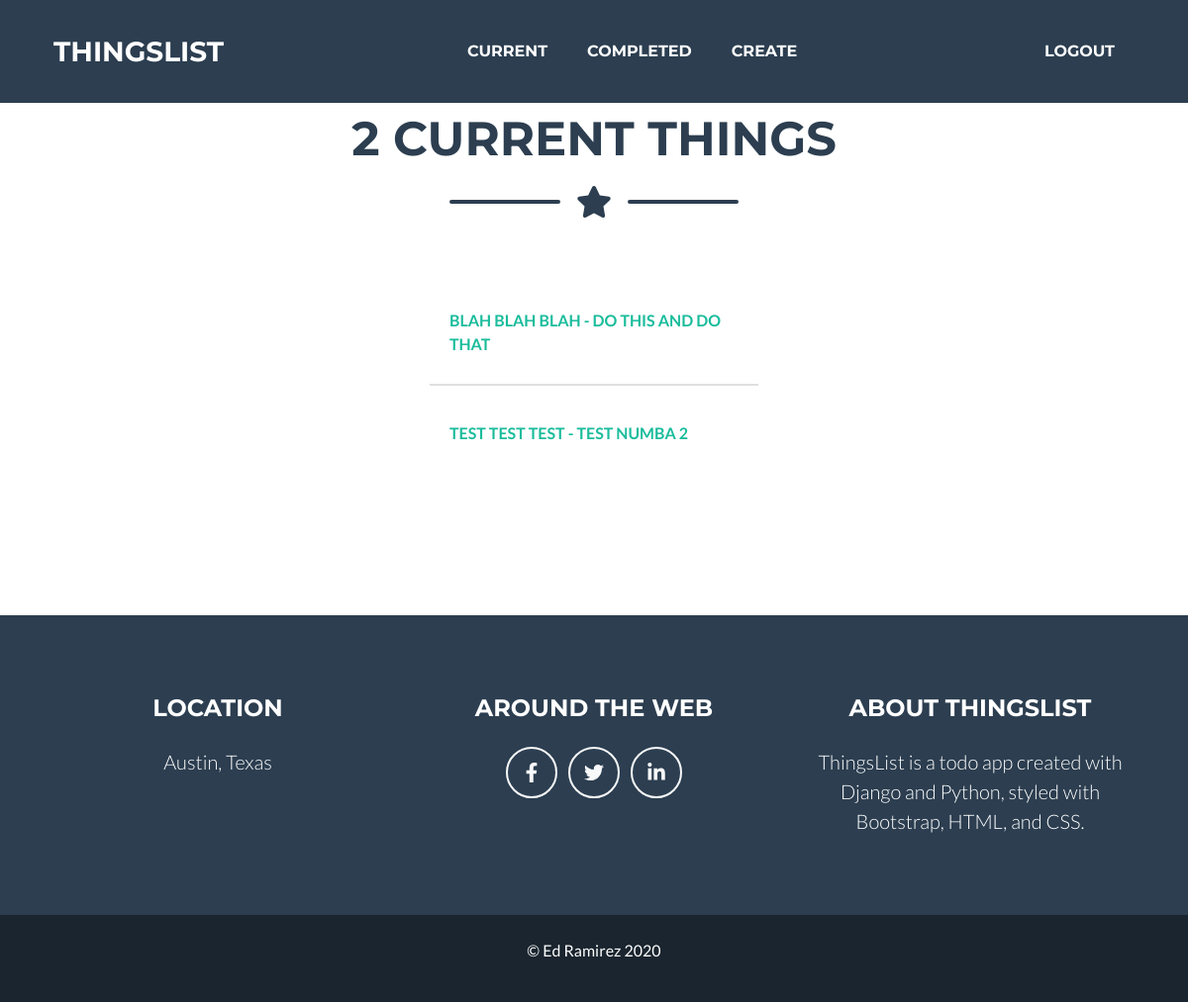
The page /current/ (signed in) on the database as committed earlier.
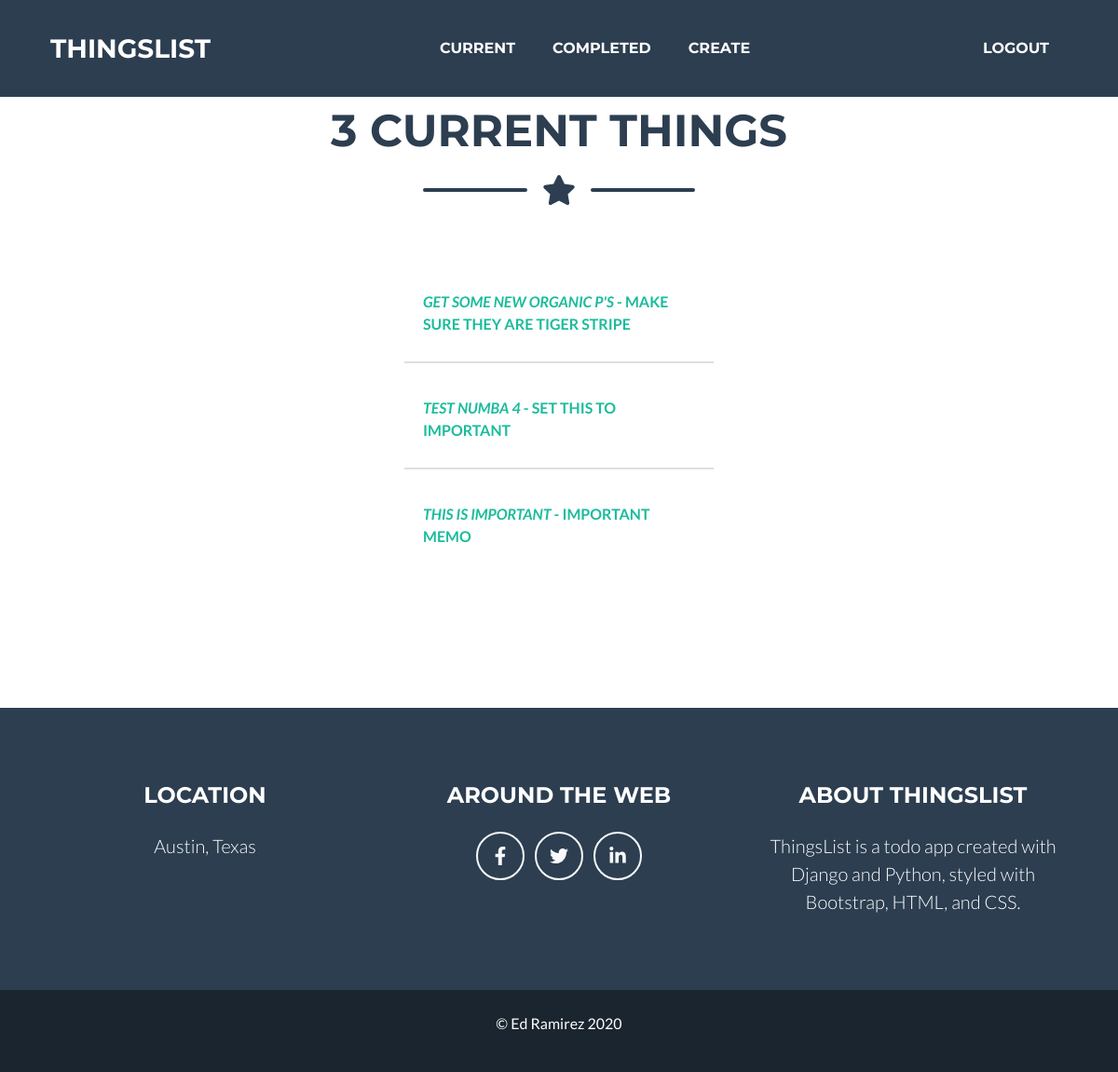
The same page on the database as committed later.
### things/models.py (models this page shows, shortened)
class Things(models.Model):
    title = models.CharField(max_length=100)
    memo = models.TextField(blank=True)
    created = models.DateTimeField(auto_now_add=True)
    datecompleted = models.DateTimeField(null=True, blank=True)
    important = models.BooleanField(default=False)
    user = models.ForeignKey(User, on_delete=models.CASCADE)

### things/views.py (the view)
@login_required
def currentthings(request):
    newthings = Things.objects.filter(user=request.user, datecompleted__isnull=True)
    return render(request, 'things/currentthings.html', {'things':newthings})

### things/templates/things/currentthings.html (shortened to what this page needs)
{% extends 'things/base.html' %}
{% block content %}
<br/>
  <section class="page-section current" id="currentthings">
    <div class="container">
        {% if things %}
            <h2 class="page-section-heading text-center text-uppercase text-secondary mb-0">
              {{ things.count }} Current Thing{{ things.count|pluralize }}
            </h2>
        {% else %}
            <h2 class="page-section-heading text-center text-uppercase text-secondary mb-0">
              Current Things
            </h2>
        {% endif %}
        <div class="divider-custom">
            <div class="divider-custom-line"></div>
            <div class="divider-custom-icon"><i class="fas fa-star"></i></div>
            <div class="divider-custom-line"></div>
        </div>
        <div class="row justify-content-center mt-5">
            <div class="col-md-6 col-lg-4 mb-5">
              {% if things %}
                <div class="list-group-flush">
                  {% for newthings in things %}
                    <a href="{% url 'viewthing' newthings.id %}" class="list-group-item" style="text-decoration:none"><p class="text-uppercase font-weight-bold mt-4">
                    {% if newthings.important %}<i>{% endif %} {{ newthings.title }} {% if newthings.important %}</i>{% endif %}
                    {% if newthings.memo %} - {{ newthings.memo}} {% endif %}
                    </p>
                    </a>
                  {% endfor %}
                </div>
            {% endif %}
            </div>
        </div>
      </div>
    </section>
{% endblock %}

### things/templates/things/base.html (shortened to what this page needs)
{% load static %}
<!DOCTYPE html>
<html lang="en">
  <head>
      <link href="{% static 'things/styles.css' %}" rel="stylesheet" />
  </head>
  <body id="page-top">
  <nav class="navbar navbar-expand-lg bg-secondary text-uppercase fixed-top" id="mainNav">
    <div class="container">
      <a class="navbar-brand js-scroll-trigger" href="{% url 'home' %}">ThingsList</a>
      <div class="collapse navbar-collapse" id="navbarResponsive">
        {% if user.is_authenticated %}
          <ul class="navbar-nav ml-auto">
              <li class="nav-item mx-0 mx-lg-1">
                <a class="nav-link py-3 px-0 px-lg-3 rounded js-scroll-trigger" href="{% url 'currentthings' %}">Current</a>
              </li>
              <li class="nav-item mx-0 mx-lg-1">
                <a class="nav-link py-3 px-0 px-lg-3 rounded js-scroll-trigger" href="{% url 'completedthings' %}">Completed</a>
              </li>
              <li class="nav-item mx-0 mx-lg-1">
                <a class="nav-link py-3 px-0 px-lg-3 rounded js-scroll-trigger" href="{% url 'createthings' %}">Create</a>
              </li>
          </ul>
        {% endif %}
          <ul class="navbar-nav ml-auto">
            {% if user.is_authenticated %}
              <li class="nav-item mx-0 mx-lg-1">
                <a class="nav-link py-3 px-0 px-lg-3 rounded js-scroll-trigger" href="#" onclick="$('#signOutBtn').click()">Logout</a>
              </li>
            {% endif %}
          </ul>
      </div>
    </div>
  </nav>
{% block content %}{% endblock %}
    <footer class="footer text-center">
      <div class="container">
        <div class="row">
          <div class="col-lg-4 mb-5 mb-lg-0">
              <h4 class="text-uppercase mb-4">Location</h4>
              <p class="lead mb-0">
                  Austin, Texas
              </p>
          </div>
          <div class="col-lg-4 mb-5 mb-lg-0">
              <h4 class="text-uppercase mb-4">Around the Web</h4>
              <a class="btn btn-outline-light btn-social mx-1" href="#!"><i class="fab fa-fw fa-facebook-f"></i></a>
              <a class="btn btn-outline-light btn-social mx-1" href="#!"><i class="fab fa-fw fa-twitter"></i></a>
              <a class="btn btn-outline-light btn-social mx-1" href="#!"><i class="fab fa-fw fa-linkedin-in"></i></a>
          </div>
          <div class="col-lg-4">
              <h4 class="text-uppercase mb-4">About ThingsList</h4>
              <p class="lead mb-0">
                  ThingsList is a todo app created with Django and Python, styled with Bootstrap, HTML, and CSS.
              </p>
          </div>
        </div>
      </div>
    </footer>
        <div class="copyright py-4 text-center text-white">
            <div class="container"><p class="container text-center">© Ed Ramirez {% now "Y"%}</p></div>
        </div>
    </body>
</html>

Rows that differ between the two databases and show on the page:
no longer on this page (row edited): Things: title "BLAH BLAH BLAH", memo "DO THIS AND DO THAT"
no longer on this page (row edited): Things: title "TEST TEST TEST", memo "TEST NUMBA 2"
added Things: title "GET SOME NEW ORGANIC P'S", memo "MAKE SURE THEY ARE TIGER STRIPE"
added Things: title "TEST NUMBA 4", memo "SET THIS TO IMPORTANT"
added Things: title "THIS IS IMPORTANT", memo "IMPORTANT MEMO"
Other text that changed with them:
{{ things.count }}: "2" → "3"
